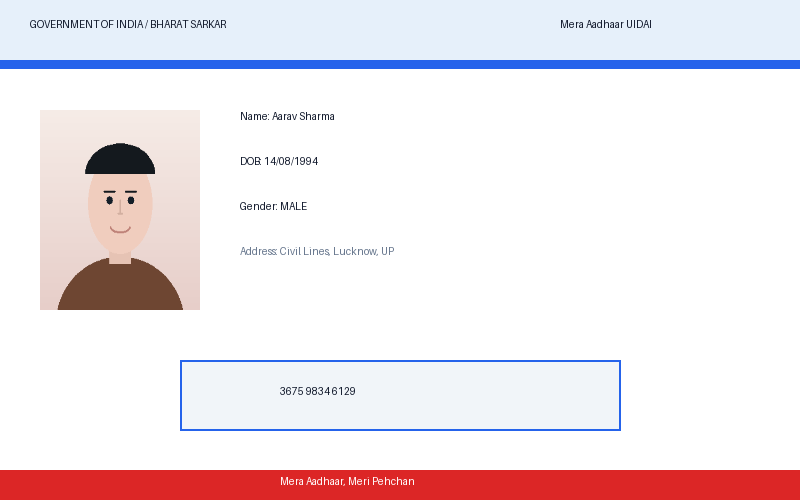
#> input picture sample_data/aadhaar_invalid_checksum.png, 800 x 500 px
$ python -i image_utils.py   (imports and definitions only)
#> lines starting #> are read from the running program, lines starting #| are printed output that depends on the picture; after the words box and inside, x2 and y2 are one past the last pixel; in counts of white or black regions, pixels touching at a corner belong together
#> further down, picture is the input picture: shape (500, 800, 3); mean B, G, R 233.6, 229.6, 239.1
import cv2
import numpy as np
import base64
import io
from PIL import Image
from typing import Tuple, Optional

# [6 lines left out: function bytes_to_cv2, not called in this run]

def cv2_to_pil(cv_img: np.ndarray) -> Image.Image:
    rgb = cv2.cvtColor(cv_img, cv2.COLOR_BGR2RGB)
    return Image.fromarray(rgb)

def pil_to_cv2(pil_img: Image.Image) -> np.ndarray:
    rgb = np.array(pil_img.convert("RGB"))
    return cv2.cvtColor(rgb, cv2.COLOR_RGB2BGR)

# [17 lines left out: functions cv2_to_base64, pil_to_base64, not called in this run]

def get_skew_angle(cv_image: np.ndarray) -> float:
    gray = cv2.cvtColor(cv_image, cv2.COLOR_BGR2GRAY)
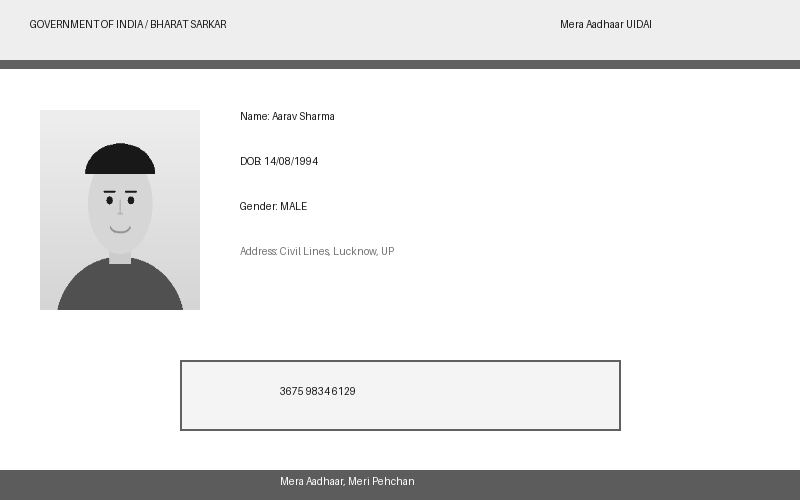
#> gray: shape (500, 800); min 24, max 255, mean 232.8
    blur = cv2.GaussianBlur(gray, (9, 9), 0)
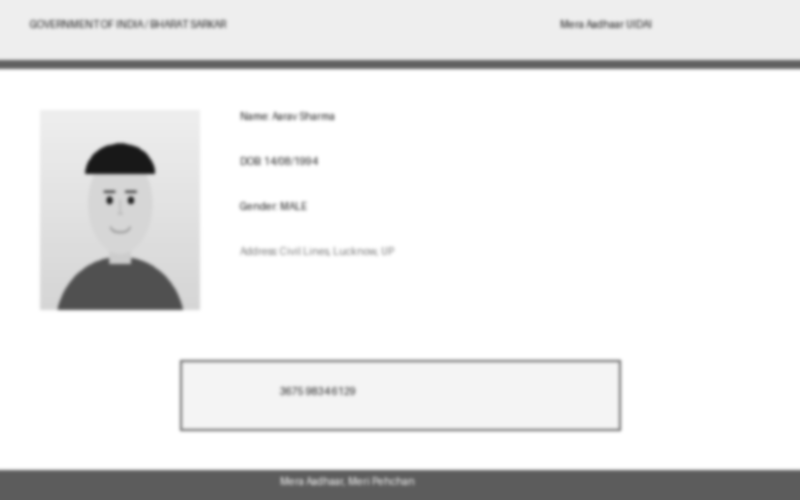
#> blur: shape (500, 800); min 24, max 255, mean 232.8
    thresh = cv2.threshold(blur, 0, 255, cv2.THRESH_BINARY_INV + cv2.THRESH_OTSU)[1]
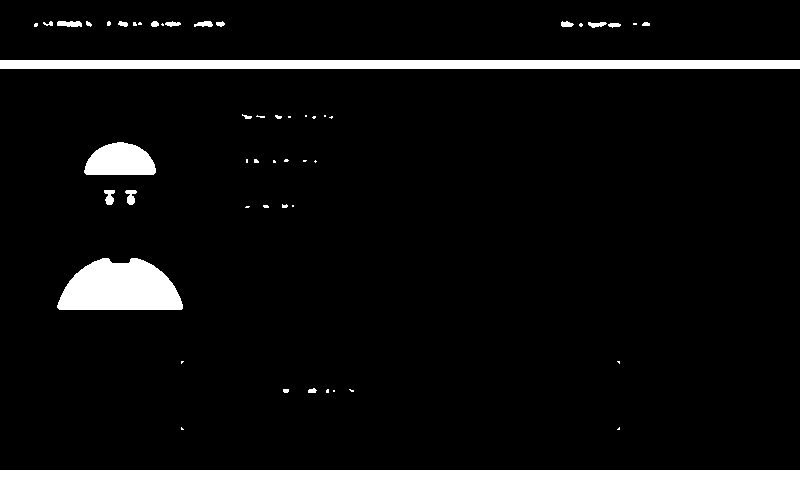
#> thresh: shape (500, 800); 9.8% white; 52 white regions (30 under 20 px), largest, box (x1, y1, x2, y2) and area: (0, 470, 800, 500) 24000, (0, 60, 800, 69) 7200, (57, 258, 183, 310) 5002
    kernel = cv2.getStructuringElement(cv2.MORPH_RECT, (30, 5))
    dilate = cv2.dilate(thresh, kernel, iterations=2)
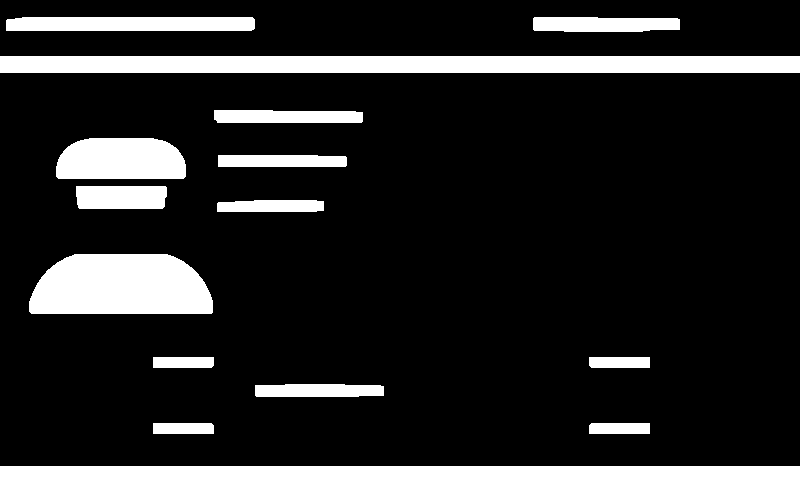
#> dilate: shape (500, 800); 17.9% white; 15 white regions
    contours, _ = cv2.findContours(dilate, cv2.RETR_EXTERNAL, cv2.CHAIN_APPROX_SIMPLE)
#> contours = 15 contours; largest, box (x1, y1, x2, y2) and area: (0, 466, 800, 500) 26367, (0, 56, 800, 73) 12784, (29, 254, 213, 314) 9380, (56, 138, 186, 179) 4654, (6, 17, 255, 31) 3194
    contours = sorted(contours, key=cv2.contourArea, reverse=True)
    if len(contours) == 0:
        return 0.0
    largest_contour = contours[0]
#> largest_contour = [[0, 466], [0, 499], [799, 499], [799, 466]]
    min_area_rect = cv2.minAreaRect(largest_contour)
#> min_area_rect = ((399.5, 482.5), (33, 799), -90)
    angle = min_area_rect[-1]
#> angle = -90
    if angle < -45:
        angle = -(90 + angle)
#> angle = 0
    else:
        angle = -angle
        if angle < -45:
            angle = (90 + angle)
    return float(angle)

# [6 lines left out: function rotate_image, not called in this run]

def deskew(cv_image: np.ndarray, angle_threshold: float = 1.0) -> Tuple[np.ndarray, float]:
    try:
        angle = get_skew_angle(cv_image)
#> angle = 0
        if abs(angle) > angle_threshold and abs(angle) < 45.0:
            return rotate_image(cv_image, -angle), angle
        return cv_image, 0.0
    except Exception:
        return cv_image, 0.0

# [20 lines left out: functions safe_crop, resize_if_larger, not called in this run]

>>> import cv2
>>> picture = cv2.imread('../../sample_data/aadhaar_invalid_checksum.png')
>>> result = deskew(picture)
